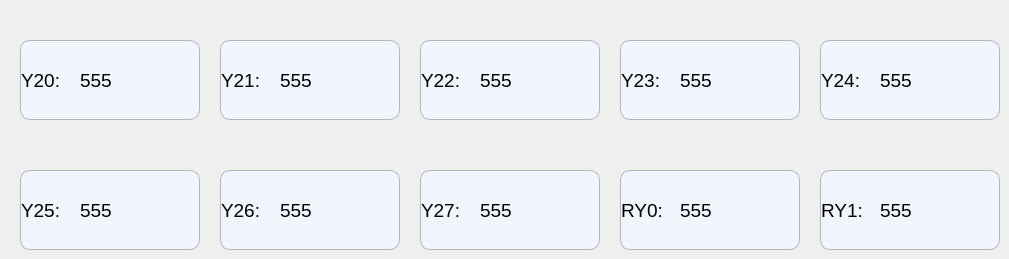
     <widget class="QWidget" name="page1_output">
      <widget class="QLabel" name="label_Y24">
       <property name="geometry">
        <rect>
         <x>880</x>
         <y>60</y>
         <width>100</width>
         <height>40</height>
        </rect>
       </property>
       <property name="minimumSize">
        <size>
         <width>50</width>
         <height>40</height>
        </size>
       </property>
       <property name="maximumSize">
        <size>
         <width>100</width>
         <height>40</height>
        </size>
       </property>
       <property name="font">
        <font>
         <pointsize>14</pointsize>
        </font>
       </property>
       <property name="styleSheet">
        <string notr="true">border:0px</string>
       </property>
       <property name="text">
        <string>555</string>
       </property>
      </widget>
      <widget class="QLabel" name="label_Y22">
       <property name="geometry">
        <rect>
         <x>480</x>
         <y>60</y>
         <width>100</width>
         <height>40</height>
        </rect>
       </property>
       <property name="minimumSize">
        <size>
         <width>50</width>
         <height>40</height>
        </size>
       </property>
       <property name="maximumSize">
        <size>
         <width>100</width>
         <height>40</height>
        </size>
       </property>
       <property name="font">
        <font>
         <pointsize>14</pointsize>
        </font>
       </property>
       <property name="styleSheet">
        <string notr="true">border:0px</string>
       </property>
       <property name="text">
        <string>555</string>
       </property>
      </widget>
      <widget class="QLabel" name="label_Y27">
       <property name="geometry">
        <rect>
         <x>480</x>
         <y>190</y>
         <width>100</width>
         <height>40</height>
        </rect>
       </property>
       <property name="minimumSize">
        <size>
         <width>50</width>
         <height>40</height>
        </size>
       </property>
       <property name="maximumSize">
        <size>
         <width>100</width>
         <height>40</height>
        </size>
       </property>
       <property name="font">
        <font>
         <pointsize>14</pointsize>
        </font>
       </property>
       <property name="styleSheet">
        <string notr="true">border:0px</string>
       </property>
       <property name="text">
        <string>555</string>
       </property>
      </widget>
      <widget class="QLabel" name="label_Y21">
       <property name="geometry">
        <rect>
         <x>280</x>
         <y>60</y>
         <width>100</width>
         <height>40</height>
        </rect>
       </property>
       <property name="minimumSize">
        <size>
         <width>50</width>
         <height>40</height>
        </size>
       </property>
       <property name="maximumSize">
        <size>
         <width>100</width>
         <height>40</height>
        </size>
       </property>
       <property name="font">
        <font>
         <pointsize>14</pointsize>
        </font>
       </property>
       <property name="styleSheet">
        <string notr="true">border:0px</string>
       </property>
       <property name="text">
        <string>555</string>
       </property>
      </widget>
      <widget class="QLabel" name="label_Y25">
       <property name="geometry">
        <rect>
         <x>80</x>
         <y>190</y>
         <width>100</width>
         <height>40</height>
        </rect>
       </property>
       <property name="minimumSize">
        <size>
         <width>50</width>
         <height>40</height>
        </size>
       </property>
       <property name="maximumSize">
        <size>
         <width>100</width>
         <height>40</height>
        </size>
       </property>
       <property name="font">
        <font>
         <pointsize>14</pointsize>
        </font>
       </property>
       <property name="styleSheet">
        <string notr="true">border:0px</string>
       </property>
       <property name="text">
        <string>555</string>
       </property>
      </widget>
      <widget class="QLabel" name="label_Y26">
       <property name="geometry">
        <rect>
         <x>280</x>
         <y>190</y>
         <width>100</width>
         <height>40</height>
        </rect>
       </property>
       <property name="minimumSize">
        <size>
         <width>50</width>
         <height>40</height>
        </size>
       </property>
       <property name="maximumSize">
        <size>
         <width>100</width>
         <height>40</height>
        </size>
       </property>
       <property name="font">
        <font>
         <pointsize>14</pointsize>
        </font>
       </property>
       <property name="styleSheet">
        <string notr="true">border:0px</string>
       </property>
       <property name="text">
        <string>555</string>
       </property>
      </widget>
      <widget class="QLabel" name="label_RY1">
       <property name="geometry">
        <rect>
         <x>880</x>
         <y>190</y>
         <width>100</width>
         <height>40</height>
        </rect>
       </property>
       <property name="minimumSize">
        <size>
         <width>50</width>
         <height>40</height>
        </size>
       </property>
       <property name="maximumSize">
        <size>
         <width>100</width>
         <height>40</height>
        </size>
       </property>
       <property name="font">
        <font>
         <pointsize>14</pointsize>
        </font>
       </property>
       <property name="styleSheet">
        <string notr="true">border:0px</string>
       </property>
       <property name="text">
        <string>555</string>
       </property>
      </widget>
      <widget class="QLabel" name="label_Y23">
       <property name="geometry">
        <rect>
         <x>680</x>
         <y>60</y>
         <width>100</width>
         <height>40</height>
        </rect>
       </property>
       <property name="minimumSize">
        <size>
         <width>50</width>
         <height>40</height>
        </size>
       </property>
       <property name="maximumSize">
        <size>
         <width>100</width>
         <height>40</height>
        </size>
       </property>
       <property name="font">
        <font>
         <pointsize>14</pointsize>
        </font>
       </property>
       <property name="styleSheet">
        <string notr="true">border:0px</string>
       </property>
       <property name="text">
        <string>555</string>
       </property>
      </widget>
      <widget class="QLabel" name="label_RY0">
       <property name="geometry">
        <rect>
         <x>680</x>
         <y>190</y>
         <width>100</width>
         <height>40</height>
        </rect>
       </property>
       <property name="minimumSize">
        <size>
         <width>50</width>
         <height>40</height>
        </size>
       </property>
       <property name="maximumSize">
        <size>
         <width>100</width>
         <height>40</height>
        </size>
       </property>
       <property name="font">
        <font>
         <pointsize>14</pointsize>
        </font>
       </property>
       <property name="styleSheet">
        <string notr="true">border:0px</string>
       </property>
       <property name="text">
        <string>555</string>
       </property>
      </widget>
      <widget class="QLabel" name="label_Y20">
       <property name="geometry">
        <rect>
         <x>80</x>
         <y>60</y>
         <width>100</width>
         <height>40</height>
        </rect>
       </property>
       <property name="minimumSize">
        <size>
         <width>50</width>
         <height>40</height>
        </size>
       </property>
       <property name="maximumSize">
        <size>
         <width>100</width>
         <height>40</height>
        </size>
       </property>
       <property name="font">
        <font>
         <pointsize>14</pointsize>
        </font>
       </property>
       <property name="styleSheet">
        <string notr="true">border:0px</string>
       </property>
       <property name="text">
        <string>555</string>
       </property>
      </widget>
      <widget class="QPushButton" name="Btn_Y23">
       <property name="geometry">
        <rect>
         <x>620</x>
         <y>40</y>
         <width>180</width>
         <height>80</height>
        </rect>
       </property>
       <property name="minimumSize">
        <size>
         <width>180</width>
         <height>80</height>
        </size>
       </property>
       <property name="maximumSize">
        <size>
         <width>180</width>
         <height>80</height>
        </size>
       </property>
       <property name="font">
        <font>
         <pointsize>14</pointsize>
        </font>
       </property>
       <property name="layoutDirection">
        <enum>Qt::LeftToRight</enum>
       </property>
       <property name="styleSheet">
        <string notr="true">QPushButton
{
    text-align : left;
    background-color:#F1F5FE;
    border-style:solid; /*边框风格*/
    border-width:1px;/*边框宽度*/
    border-color:#B4B6BC; /*边框颜色*/
    border-radius:10px; /*边框倒角*/
}
QPushButton:pressed,QPushButton::checked
{
    border-style:outset; /*边框风格*/
    background-color:qlineargradient(x1: 0, y1: 0, x2: 0, y2: 1, stop:0 #00befa, stop: 1 #0160ea);/*背景色*/
    border-width:1px;/*边框宽度*/
    border-color:#0055ff; /*边框颜色*/
    border-radius:10px; /*边框倒角*/
}</string>
       </property>
       <property name="text">
        <string>Y23:</string>
       </property>
       <property name="iconSize">
        <size>
         <width>40</width>
         <height>40</height>
        </size>
       </property>
       <property name="checkable">
        <bool>true</bool>
       </property>
       <property name="autoExclusive">
        <bool>true</bool>
       </property>
      </widget>
      <widget class="QPushButton" name="Btn_RY1">
       <property name="geometry">
        <rect>
         <x>820</x>
         <y>170</y>
         <width>180</width>
         <height>80</height>
        </rect>
       </property>
       <property name="minimumSize">
        <size>
         <width>180</width>
         <height>80</height>
        </size>
       </property>
       <property name="maximumSize">
        <size>
         <width>180</width>
         <height>80</height>
        </size>
       </property>
       <property name="font">
        <font>
         <pointsize>14</pointsize>
        </font>
       </property>
       <property name="layoutDirection">
        <enum>Qt::LeftToRight</enum>
       </property>
       <property name="styleSheet">
        <string notr="true">QPushButton
{
    text-align : left;
    background-color:#F1F5FE;
    border-style:solid; /*边框风格*/
    border-width:1px;/*边框宽度*/
    border-color:#B4B6BC; /*边框颜色*/
    border-radius:10px; /*边框倒角*/
}
QPushButton:pressed,QPushButton::checked
{
    border-style:outset; /*边框风格*/
    background-color:qlineargradient(x1: 0, y1: 0, x2: 0, y2: 1, stop:0 #00befa, stop: 1 #0160ea);/*背景色*/
    border-width:1px;/*边框宽度*/
    border-color:#0055ff; /*边框颜色*/
    border-radius:10px; /*边框倒角*/
}</string>
       </property>
       <property name="text">
        <string>RY1:</string>
       </property>
       <property name="iconSize">
        <size>
         <width>40</width>
         <height>40</height>
        </size>
       </property>
       <property name="checkable">
        <bool>true</bool>
       </property>
       <property name="autoExclusive">
        <bool>true</bool>
       </property>
      </widget>
      <widget class="QPushButton" name="Btn_Y24">
       <property name="geometry">
        <rect>
         <x>820</x>
         <y>40</y>
         <width>180</width>
         <height>80</height>
        </rect>
       </property>
       <property name="minimumSize">
        <size>
         <width>180</width>
         <height>80</height>
        </size>
       </property>
       <property name="maximumSize">
        <size>
         <width>180</width>
         <height>80</height>
        </size>
       </property>
       <property name="font">
        <font>
         <pointsize>14</pointsize>
        </font>
       </property>
       <property name="layoutDirection">
        <enum>Qt::LeftToRight</enum>
       </property>
       <property name="styleSheet">
        <string notr="true">QPushButton
{
    text-align : left;
    background-color:#F1F5FE;
    border-style:solid; /*边框风格*/
    border-width:1px;/*边框宽度*/
    border-color:#B4B6BC; /*边框颜色*/
    border-radius:10px; /*边框倒角*/
}
QPushButton:pressed,QPushButton::checked
{
    border-style:outset; /*边框风格*/
    background-color:qlineargradient(x1: 0, y1: 0, x2: 0, y2: 1, stop:0 #00befa, stop: 1 #0160ea);/*背景色*/
    border-width:1px;/*边框宽度*/
    border-color:#0055ff; /*边框颜色*/
    border-radius:10px; /*边框倒角*/
}</string>
       </property>
       <property name="text">
        <string>Y24:</string>
       </property>
       <property name="iconSize">
        <size>
         <width>40</width>
         <height>40</height>
        </size>
       </property>
       <property name="checkable">
        <bool>true</bool>
       </property>
       <property name="autoExclusive">
        <bool>true</bool>
       </property>
      </widget>
      <widget class="QPushButton" name="Btn_Y26">
       <property name="geometry">
        <rect>
         <x>220</x>
         <y>170</y>
         <width>180</width>
         <height>80</height>
        </rect>
       </property>
       <property name="minimumSize">
        <size>
         <width>180</width>
         <height>80</height>
        </size>
       </property>
       <property name="maximumSize">
        <size>
         <width>180</width>
         <height>80</height>
        </size>
       </property>
       <property name="font">
        <font>
         <pointsize>14</pointsize>
        </font>
       </property>
       <property name="layoutDirection">
        <enum>Qt::LeftToRight</enum>
       </property>
       <property name="styleSheet">
        <string notr="true">QPushButton
{
    text-align : left;
    background-color:#F1F5FE;
    border-style:solid; /*边框风格*/
    border-width:1px;/*边框宽度*/
    border-color:#B4B6BC; /*边框颜色*/
    border-radius:10px; /*边框倒角*/
}
QPushButton:pressed,QPushButton::checked
{
    border-style:outset; /*边框风格*/
    background-color:qlineargradient(x1: 0, y1: 0, x2: 0, y2: 1, stop:0 #00befa, stop: 1 #0160ea);/*背景色*/
    border-width:1px;/*边框宽度*/
    border-color:#0055ff; /*边框颜色*/
    border-radius:10px; /*边框倒角*/
}</string>
       </property>
       <property name="text">
        <string>Y26:</string>
       </property>
       <property name="iconSize">
        <size>
         <width>40</width>
         <height>40</height>
        </size>
       </property>
       <property name="checkable">
        <bool>true</bool>
       </property>
       <property name="autoExclusive">
        <bool>true</bool>
       </property>
      </widget>
      <widget class="QPushButton" name="Btn_Y21">
       <property name="geometry">
        <rect>
         <x>220</x>
         <y>40</y>
         <width>180</width>
         <height>80</height>
        </rect>
       </property>
       <property name="minimumSize">
        <size>
         <width>180</width>
         <height>80</height>
        </size>
       </property>
       <property name="maximumSize">
        <size>
         <width>180</width>
         <height>80</height>
        </size>
       </property>
       <property name="font">
        <font>
         <pointsize>14</pointsize>
        </font>
       </property>
       <property name="layoutDirection">
        <enum>Qt::LeftToRight</enum>
       </property>
       <property name="styleSheet">
        <string notr="true">QPushButton
{
    text-align : left;
    background-color:#F1F5FE;
    border-style:solid; /*边框风格*/
    border-width:1px;/*边框宽度*/
    border-color:#B4B6BC; /*边框颜色*/
    border-radius:10px; /*边框倒角*/
}
QPushButton:pressed,QPushButton::checked
{
    border-style:outset; /*边框风格*/
    background-color:qlineargradient(x1: 0, y1: 0, x2: 0, y2: 1, stop:0 #00befa, stop: 1 #0160ea);/*背景色*/
    border-width:1px;/*边框宽度*/
    border-color:#0055ff; /*边框颜色*/
    border-radius:10px; /*边框倒角*/
}</string>
       </property>
       <property name="text">
        <string>Y21:</string>
       </property>
       <property name="iconSize">
        <size>
         <width>40</width>
         <height>40</height>
        </size>
       </property>
       <property name="checkable">
        <bool>true</bool>
       </property>
       <property name="autoExclusive">
        <bool>true</bool>
       </property>
      </widget>
      <widget class="QPushButton" name="Btn_Y22">
       <property name="geometry">
        <rect>
         <x>420</x>
         <y>40</y>
         <width>180</width>
         <height>80</height>
        </rect>
       </property>
       <property name="minimumSize">
        <size>
         <width>180</width>
         <height>80</height>
        </size>
       </property>
       <property name="maximumSize">
        <size>
         <width>180</width>
         <height>80</height>
        </size>
       </property>
       <property name="font">
        <font>
         <pointsize>14</pointsize>
        </font>
       </property>
       <property name="layoutDirection">
        <enum>Qt::LeftToRight</enum>
       </property>
       <property name="styleSheet">
        <string notr="true">QPushButton
{
    text-align : left;
    background-color:#F1F5FE;
    border-style:solid; /*边框风格*/
    border-width:1px;/*边框宽度*/
    border-color:#B4B6BC; /*边框颜色*/
    border-radius:10px; /*边框倒角*/
}
QPushButton:pressed,QPushButton::checked
{
    border-style:outset; /*边框风格*/
    background-color:qlineargradient(x1: 0, y1: 0, x2: 0, y2: 1, stop:0 #00befa, stop: 1 #0160ea);/*背景色*/
    border-width:1px;/*边框宽度*/
    border-color:#0055ff; /*边框颜色*/
    border-radius:10px; /*边框倒角*/
}</string>
       </property>
       <property name="text">
        <string>Y22:</string>
       </property>
       <property name="iconSize">
        <size>
         <width>40</width>
         <height>40</height>
        </size>
       </property>
       <property name="checkable">
        <bool>true</bool>
       </property>
       <property name="autoExclusive">
        <bool>true</bool>
       </property>
      </widget>
      <widget class="QPushButton" name="Btn_Y25">
       <property name="geometry">
        <rect>
         <x>20</x>
         <y>170</y>
         <width>180</width>
         <height>80</height>
        </rect>
       </property>
       <property name="minimumSize">
        <size>
         <width>180</width>
         <height>80</height>
        </size>
       </property>
       <property name="maximumSize">
        <size>
         <width>180</width>
         <height>80</height>
        </size>
       </property>
       <property name="font">
        <font>
         <pointsize>14</pointsize>
        </font>
       </property>
       <property name="layoutDirection">
        <enum>Qt::LeftToRight</enum>
       </property>
       <property name="styleSheet">
        <string notr="true">QPushButton
{
    text-align : left;
    background-color:#F1F5FE;
    border-style:solid; /*边框风格*/
    border-width:1px;/*边框宽度*/
    border-color:#B4B6BC; /*边框颜色*/
    border-radius:10px; /*边框倒角*/
}
QPushButton:pressed,QPushButton::checked
{
    border-style:outset; /*边框风格*/
    background-color:qlineargradient(x1: 0, y1: 0, x2: 0, y2: 1, stop:0 #00befa, stop: 1 #0160ea);/*背景色*/
    border-width:1px;/*边框宽度*/
    border-color:#0055ff; /*边框颜色*/
    border-radius:10px; /*边框倒角*/
}</string>
       </property>
       <property name="text">
        <string>Y25:</string>
       </property>
       <property name="iconSize">
        <size>
         <width>40</width>
         <height>40</height>
        </size>
       </property>
       <property name="checkable">
        <bool>true</bool>
       </property>
       <property name="autoExclusive">
        <bool>true</bool>
       </property>
      </widget>
      <widget class="QPushButton" name="Btn_Y20">
       <property name="geometry">
        <rect>
         <x>20</x>
         <y>40</y>
         <width>180</width>
         <height>80</height>
        </rect>
       </property>
       <property name="minimumSize">
        <size>
         <width>180</width>
         <height>80</height>
        </size>
       </property>
       <property name="maximumSize">
        <size>
         <width>180</width>
         <height>80</height>
        </size>
       </property>
       <property name="font">
        <font>
         <pointsize>14</pointsize>
        </font>
       </property>
       <property name="layoutDirection">
        <enum>Qt::LeftToRight</enum>
       </property>
       <property name="styleSheet">
        <string notr="true">QPushButton
{
    text-align : left;
    background-color:#F1F5FE;
    border-style:solid; /*边框风格*/
    border-width:1px;/*边框宽度*/
    border-color:#B4B6BC; /*边框颜色*/
    border-radius:10px; /*边框倒角*/
}
QPushButton:pressed,QPushButton::checked
{
    border-style:outset; /*边框风格*/
    background-color:qlineargradient(x1: 0, y1: 0, x2: 0, y2: 1, stop:0 #00befa, stop: 1 #0160ea);/*背景色*/
    border-width:1px;/*边框宽度*/
    border-color:#0055ff; /*边框颜色*/
    border-radius:10px; /*边框倒角*/
}</string>
       </property>
       <property name="text">
        <string>Y20:</string>
       </property>
       <property name="iconSize">
        <size>
         <width>40</width>
         <height>40</height>
        </size>
       </property>
       <property name="checkable">
        <bool>true</bool>
       </property>
       <property name="autoExclusive">
        <bool>true</bool>
       </property>
      </widget>
      <widget class="QPushButton" name="Btn_RY0">
       <property name="geometry">
        <rect>
         <x>620</x>
         <y>170</y>
         <width>180</width>
         <height>80</height>
        </rect>
       </property>
       <property name="minimumSize">
        <size>
         <width>180</width>
         <height>80</height>
        </size>
       </property>
       <property name="maximumSize">
        <size>
         <width>180</width>
         <height>80</height>
        </size>
       </property>
       <property name="font">
        <font>
         <pointsize>14</pointsize>
        </font>
       </property>
       <property name="layoutDirection">
        <enum>Qt::LeftToRight</enum>
       </property>
       <property name="styleSheet">
        <string notr="true">QPushButton
{
    text-align : left;
    background-color:#F1F5FE;
    border-style:solid; /*边框风格*/
    border-width:1px;/*边框宽度*/
    border-color:#B4B6BC; /*边框颜色*/
    border-radius:10px; /*边框倒角*/
}
QPushButton:pressed,QPushButton::checked
{
    border-style:outset; /*边框风格*/
    background-color:qlineargradient(x1: 0, y1: 0, x2: 0, y2: 1, stop:0 #00befa, stop: 1 #0160ea);/*背景色*/
    border-width:1px;/*边框宽度*/
    border-color:#0055ff; /*边框颜色*/
    border-radius:10px; /*边框倒角*/
}</string>
       </property>
       <property name="text">
        <string>RY0:</string>
       </property>
       <property name="iconSize">
        <size>
         <width>40</width>
         <height>40</height>
        </size>
       </property>
       <property name="checkable">
        <bool>true</bool>
       </property>
       <property name="autoExclusive">
        <bool>true</bool>
       </property>
      </widget>
      <widget class="QPushButton" name="Btn_Y27">
       <property name="geometry">
        <rect>
         <x>420</x>
         <y>170</y>
         <width>180</width>
         <height>80</height>
        </rect>
       </property>
       <property name="minimumSize">
        <size>
         <width>180</width>
         <height>80</height>
        </size>
       </property>
       <property name="maximumSize">
        <size>
         <width>180</width>
         <height>80</height>
        </size>
       </property>
       <property name="font">
        <font>
         <pointsize>14</pointsize>
        </font>
       </property>
       <property name="layoutDirection">
        <enum>Qt::LeftToRight</enum>
       </property>
       <property name="styleSheet">
        <string notr="true">QPushButton
{
    text-align : left;
    background-color:#F1F5FE;
    border-style:solid; /*边框风格*/
    border-width:1px;/*边框宽度*/
    border-color:#B4B6BC; /*边框颜色*/
    border-radius:10px; /*边框倒角*/
}
QPushButton:pressed,QPushButton::checked
{
    border-style:outset; /*边框风格*/
    background-color:qlineargradient(x1: 0, y1: 0, x2: 0, y2: 1, stop:0 #00befa, stop: 1 #0160ea);/*背景色*/
    border-width:1px;/*边框宽度*/
    border-color:#0055ff; /*边框颜色*/
    border-radius:10px; /*边框倒角*/
}</string>
       </property>
       <property name="text">
        <string>Y27:</string>
       </property>
       <property name="iconSize">
        <size>
         <width>40</width>
         <height>40</height>
        </size>
       </property>
       <property name="checkable">
        <bool>true</bool>
       </property>
       <property name="autoExclusive">
        <bool>true</bool>
       </property>
      </widget>
      <zorder>Btn_Y23</zorder>
      <zorder>Btn_RY0</zorder>
      <zorder>Btn_Y20</zorder>
      <zorder>Btn_Y27</zorder>
      <zorder>Btn_Y26</zorder>
      <zorder>Btn_Y25</zorder>
      <zorder>Btn_Y22</zorder>
      <zorder>Btn_RY1</zorder>
      <zorder>Btn_Y21</zorder>
      <zorder>Btn_Y24</zorder>
      <zorder>label_Y24</zorder>
      <zorder>label_Y22</zorder>
      <zorder>label_Y27</zorder>
      <zorder>label_Y21</zorder>
      <zorder>label_Y25</zorder>
      <zorder>label_Y26</zorder>
      <zorder>label_RY1</zorder>
      <zorder>label_Y23</zorder>
      <zorder>label_RY0</zorder>
      <zorder>label_Y20</zorder>
     </widget>
